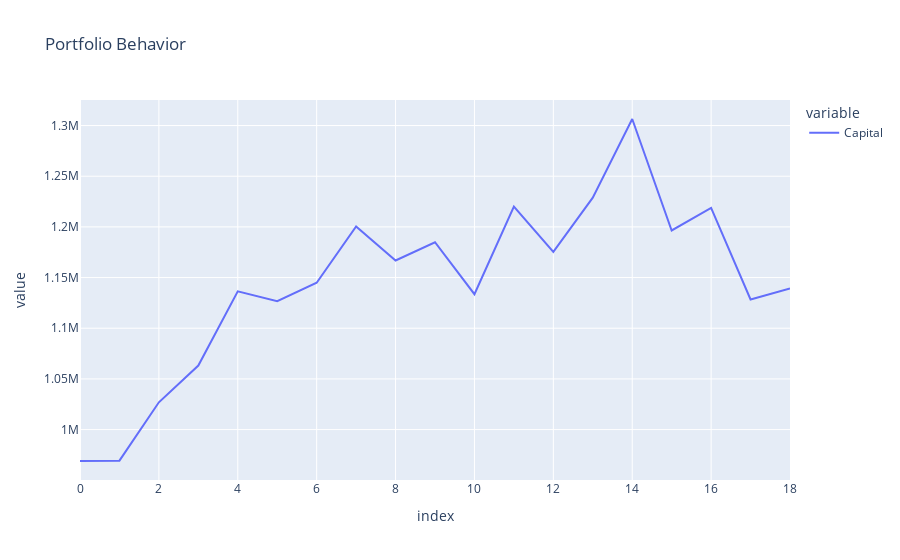

This figure's notebook cell:
### Code cell
# Grafica variacion de capital Estrategia Pasiva
vs.desempeño_lineal(dt.inv_pas_df,"Capital")

### Figure 1 — Plotly figure (JSON) as saved in the notebook; plotly's stock layout.template omitted (floating-point values rounded to 4 significant figures)
{"data": [{"hovertemplate": "variable=Capital<br>index=%{x}<br>value=%{y}<extra></extra>", "legendgroup": "Capital", "line": {"color": "#636efa", "dash": "solid"}, "marker": {"symbol": "circle"}, "mode": "lines", "name": "Capital", "orientation": "v", "showlegend": true, "type": "scatter", "x": [0, 1, 2, 3, 4, 5, 6, 7, 8, 9, 10, 11, 12, 13, 14, 15, 16, 17, 18], "xaxis": "x", "y": [969000, 969355, 1026917, 1063220, 1136349, 1126595, 1144874, 1200379, 1166808, 1184869, 1133588, 1219920, 1175355, 1228856, 1306452, 1196450, 1218811, 1128418, 1139191], "yaxis": "y"}], "layout": {"legend": {"title": {"text": "variable"}, "tracegroupgap": 0}, "title": {"text": "Portfolio Behavior"}, "xaxis": {"anchor": "y", "domain": [0, 1], "title": {"text": "index"}}, "yaxis": {"anchor": "x", "domain": [0, 1], "title": {"text": "value"}}}}
